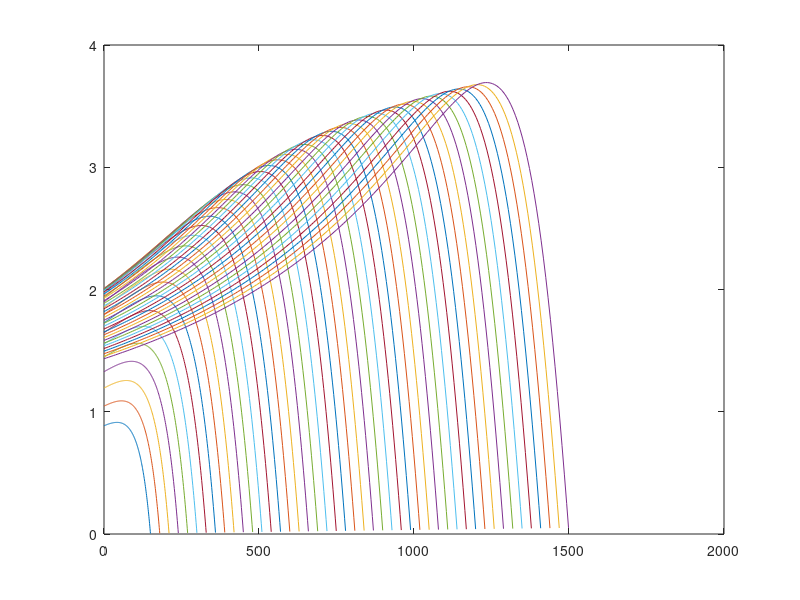
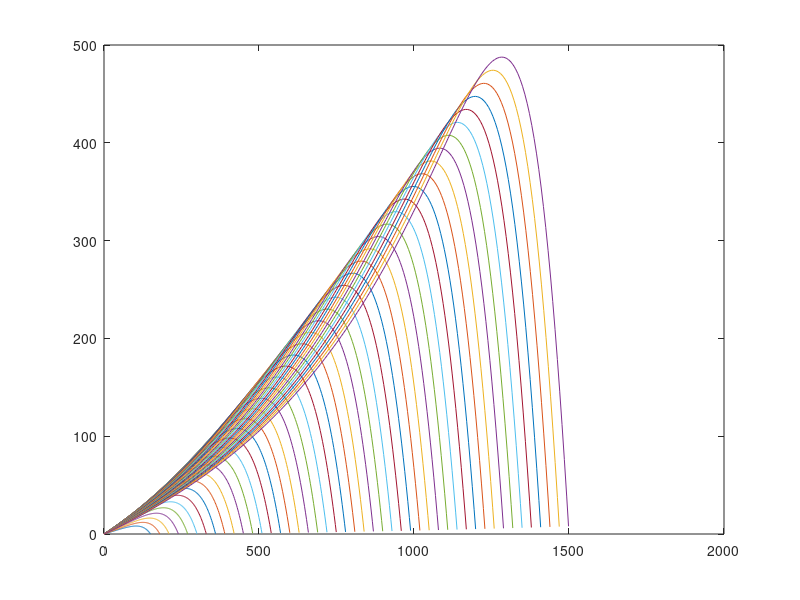

Write the MATLAB code that produced these figures, in order. (Note: this script raises an error after producing the figures.)
tic
clear all
% close all
%%%%% Motor Parameter%%%%%%%%%%%%%%%%
f=5:1:50;% generating 46 frequency value
n_frequency= length(f);
r1=25.6;
l1=.1680;
r2=18.58;
l2=.1680;
lm=2.0275;
p=4;



%%%%%% Essential value calculation%%%%%

vline2line=f*415/50;% generating 46 line to line voltage value correspondig to V/f relation
v_phase=vline2line/sqrt(3);% 46 phase voltage of the line2line voltage
n_sync=120*f/p;%46 synchronous speed value 
w_sync=n_sync*2*pi/60;% syncronos speed in rad/s
s=(0:1:200)/200;% Generating 101 slip value which will be used for each V/f pair 
s(1)=0.001;% slip should not be zero anyway
n_slip=length(s);
x1=2*pi*f*l1;% 46 stator impedence value
x2=2*pi*f*l2;%46 rotor impedence value
xm=2*pi*f*lm;%46 magnetization impedence value
z_th=(((1j*xm).*(r1+1j*x1))./(r1+1j*(x1+xm)));%46 thevenin impedence value
r_th=real(z_th);%46 rth
x_th=imag(z_th);%46 xth
v_th=v_phase.*(xm./sqrt(r1^2+(x1+xm).^2));%46 vth value


%%%%%% To store all data for analysis a data cell is created. Here data
%%%%%% will be saved like this format:
%%%%%% data={frequency, voltage} {slip} {Torque} {Power}
data=cell(n_frequency,4);% cell created , 46 row and 4 column

%%%%% efficiency cell will store data like this
%%%%% eff_cell={frequency} {slip} {Iin} {pf} {Pin} (efficency)

eff_cell=cell(n_frequency+1,6)

%%%%%Initialization of  data cell%%%%%
data(:,1)={zeros(1,2)};
data(:,2)={zeros(1,n_slip)};
data(:,3)={zeros(1,n_slip)};
data(:,4)={zeros(1,n_slip)};

%%%% Initaialization of effciency cell
eff_cell(1,1)={'Frequency'}; % frequency
eff_cell(1,2)={'Slip'}; %slip
eff_cell(1,3)={'Input Current'}; %Iin
eff_cell(1,4)={'Power factor'}; %Pf
eff_cell(1,5)={'Input Power'}; %Pin
eff_cell(1,6)={'Efficiency'}; %efficiency
eff_cell(2:n_frequency+1,1)={zeros(1,1)}; % frequency
eff_cell(2:n_frequency+1,2)={zeros(1,n_slip)}; %slip
eff_cell(2:n_frequency+1,3)={zeros(1,n_slip)}; %Iin
eff_cell(2:n_frequency+1,4)={zeros(1,n_slip)}; %Pf
eff_cell(2:n_frequency+1,5)={zeros(1,n_slip)}; %Pin
eff_cell(2:n_frequency+1,6)={zeros(1,n_slip)}; %efficiency


%%%%%% main calculation%%%%%%%

for n=1:n_frequency
    nm=(1-s)*n_sync(n);
    wm=nm*2*pi/60;

    t_ind=zeros(1,n_slip);
    power=zeros(1,n_slip);
    z_in=zeros(1,n_slip);
    i_in=zeros(1,n_slip);
    theta_in=zeros(1,n_slip);
    mag_in=zeros(1,n_slip);
    pf=zeros(1,n_slip);
    p_in=zeros(1,n_slip);
    eff=zeros(1,n_slip);
    for k=1:n_slip
        %%% Induced/ Electromagnetic Torque calculation
        t_ind(k)=(3*r2*v_th(n)^2)/(w_sync(n)*((r_th(n)+(r2/s(k)))^2+(x_th(n)+x2(n))^2)*s(k));
        %%%% Mechanical Power calculation
        power(k)=t_ind(k)*wm(k);
        %%%%Input Impedence Calculation
        z_in(k)=r1+1j*x1(n)+((((r2./s(k))+1j*x2(n)).*(1j*xm(n)))./((r2./s(k))+1j*(x2(n)+xm(n))));
        %%%%Input Current
        i_in(k)=v_phase(n)/z_in(k);
        %%%%%%% cartesian to Polar
        [theta_in(k),mag_in(k)]=cart2pol(real(i_in(k)),imag(i_in(k))); 
         %%%% Power factor Calculation
         pf(k)=cos(theta_in(k));
   
        %%%Input Power calculation
        p_in(k)=3*v_phase(n).*mag_in(k).*pf(k);
        eff(k)= power(k)/p_in(k);
    end

   %%%%%%% Efficiency Cell Update
   
    eff_cell(n+1,1)={f(1,n)}; % frequency
    eff_cell(n+1,2)={s}; %slip
    eff_cell(n+1,3)={mag_in}; %Iin
    eff_cell(n+1,4)={pf}; %Pf
    eff_cell(n+1,5)={p_in}; %Pin
    eff_cell(n+1,6)={eff}; %efficiency



    
    %%%% Data cell update

    data(n,1)={[f(1,n),vline2line(1,n)]};%This is 1st column of cell showing freq and voltage
    data(n,2)={s};%This is 2nd column of cell showing slip
    data(n,3)={t_ind};%This is 3rd colulmn of cell showing electromagnetic torque
    data(n,4)={power};%This is 4th column of cell showing power
    figure(1)
    plot(nm,t_ind);
    hold on
    figure(2)
    plot(nm,power)
    hold on
end
%%%%%%% Finding Pump Torque Speed Cureve%%%%%
power= .5*746;%change power

Nr=1402.5;
Wr=(Nr*2*pi/60);%%%slip=0.065%% 146.869
T=2.5391;
Kp=(T/(Wr^2));
Sopt=[];
for n=1:46
    Sopt_temp=SlipCalculation(v_phase(n),f(n),Kp);
    Sopt=[Sopt Sopt_temp];
end
figure (1)
Tpump= Kp.*(1-Sopt).^2.*w_sync.^2;
Nr_opt=(1-Sopt).*w_sync*60/(2*pi);
plot(Nr_opt,Tpump,'r+:','Linewidth',1);

%%%%%% End Finding Pump`s torque speed curve


%%%%%% Finding maximum power possible for each frequency and corresponiding
%%%%%% torque and slip value

p_max=[];slip_max=[];torque_max=[];
for n=1:n_frequency
   [p_max_temp,index]=max(data{n,4});
   p_max=[p_max p_max_temp];
   slip_max=[slip_max data{n,2}(1,index)];
   torque_max=[torque_max data{n,3}(1,index)];
end
nm_max=(1-slip_max).*f*120/p;

figure(3)
title('Frequency vs Max Power,Slip @ Max Power, Torque @Max Power')
subplot(3,1,1)
plot(nm_max,p_max);
xlabel('frequency') 
ylabel('Maximum Power')
subplot(3,1,2)
plot(f,slip_max);
xlabel('frequency') 
ylabel('Slip @ Max Power')
subplot(3,1,3)
plot(f,torque_max);
xlabel('frequency') 
ylabel('Torque @ Max Power')

figure(2)
plot(nm_max,p_max,'k+:','Linewidth',1);



%%%%%%%%%% End Maximum value calculation



toc
